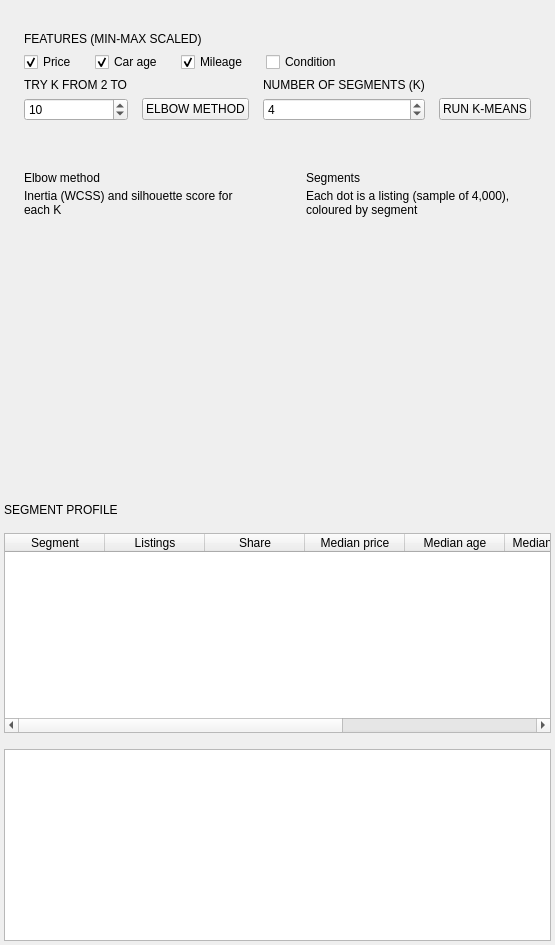
              <widget class="QWidget" name="scrollAreaSegmentsContents">
               <layout class="QVBoxLayout" name="verticalLayoutSegments">
                <property name="spacing"><number>16</number></property>
                <property name="leftMargin"><number>4</number></property>
                <property name="topMargin"><number>16</number></property>
                <property name="rightMargin"><number>4</number></property>
                <property name="bottomMargin"><number>4</number></property>
                <item>
                 <widget class="QFrame" name="frameSegControls">
                  <property name="card" stdset="0"><string>true</string></property>
                  <layout class="QVBoxLayout" name="verticalLayoutSegControls">
                   <property name="leftMargin"><number>20</number></property>
                   <property name="topMargin"><number>16</number></property>
                   <property name="rightMargin"><number>20</number></property>
                   <property name="bottomMargin"><number>16</number></property>
                   <item>
                    <layout class="QGridLayout" name="gridLayoutSegControls">
                     <property name="leftMargin"><number>0</number></property>
                     <property name="topMargin"><number>0</number></property>
                     <property name="rightMargin"><number>0</number></property>
                     <property name="bottomMargin"><number>0</number></property>
                     <property name="horizontalSpacing"><number>14</number></property>
                     <property name="verticalSpacing"><number>6</number></property>
                     <item row="0" column="0" rowspan="1" colspan="4">
                      <widget class="QLabel" name="labelSegFeatures">
                       <property name="text"><string>FEATURES (MIN-MAX SCALED)</string></property>
                       <property name="role" stdset="0"><string>field</string></property>
                      </widget>
                     </item>
                     <item row="1" column="0" rowspan="1" colspan="4">
                      <layout class="QHBoxLayout" name="horizontalLayoutSegFeatures">
                       <property name="spacing"><number>18</number></property>
                       <property name="leftMargin"><number>0</number></property>
                       <property name="topMargin"><number>0</number></property>
                       <property name="rightMargin"><number>0</number></property>
                       <property name="bottomMargin"><number>0</number></property>
                       <item>
                        <widget class="QCheckBox" name="checkBoxFeatPrice">
                         <property name="text"><string>Price</string></property>
                         <property name="checked"><bool>true</bool></property>
                        </widget>
                       </item>
                       <item>
                        <widget class="QCheckBox" name="checkBoxFeatAge">
                         <property name="text"><string>Car age</string></property>
                         <property name="checked"><bool>true</bool></property>
                        </widget>
                       </item>
                       <item>
                        <widget class="QCheckBox" name="checkBoxFeatOdometer">
                         <property name="text"><string>Mileage</string></property>
                         <property name="checked"><bool>true</bool></property>
                        </widget>
                       </item>
                       <item>
                        <widget class="QCheckBox" name="checkBoxFeatCondition">
                         <property name="text"><string>Condition</string></property>
                         <property name="checked"><bool>false</bool></property>
                        </widget>
                       </item>
                       <item>
                        <spacer name="spacer22">
                         <property name="orientation"><enum>Qt::Orientation::Horizontal</enum></property>
                         <property name="sizeHint" stdset="0"><size><width>20</width><height>20</height></size></property>
                        </spacer>
                       </item>
                      </layout>
                     </item>
                     <item row="2" column="0">
                      <widget class="QLabel" name="labelKMax">
                       <property name="text"><string>TRY K FROM 2 TO</string></property>
                       <property name="role" stdset="0"><string>field</string></property>
                      </widget>
                     </item>
                     <item row="3" column="0">
                      <widget class="QSpinBox" name="spinBoxKMax">
                       <property name="compact" stdset="0"><string>true</string></property>
                       <property name="minimum"><number>3</number></property>
                       <property name="maximum"><number>12</number></property>
                       <property name="value"><number>10</number></property>
                      </widget>
                     </item>
                     <item row="3" column="1">
                      <widget class="QPushButton" name="pushButtonElbow">
                       <property name="text"><string>ELBOW METHOD</string></property>
                       <property name="variant" stdset="0"><string>ghost</string></property>
                       <property name="cursor"><cursorShape>PointingHandCursor</cursorShape></property>
                       <property name="size" stdset="0"><string>small</string></property>
                      </widget>
                     </item>
                     <item row="2" column="2">
                      <widget class="QLabel" name="labelK">
                       <property name="text"><string>NUMBER OF SEGMENTS (K)</string></property>
                       <property name="role" stdset="0"><string>field</string></property>
                      </widget>
                     </item>
                     <item row="3" column="2">
                      <widget class="QSpinBox" name="spinBoxK">
                       <property name="compact" stdset="0"><string>true</string></property>
                       <property name="minimum"><number>2</number></property>
                       <property name="maximum"><number>12</number></property>
                       <property name="value"><number>4</number></property>
                      </widget>
                     </item>
                     <item row="3" column="3">
                      <widget class="QPushButton" name="pushButtonRunKMeans">
                       <property name="text"><string>RUN K-MEANS</string></property>
                       <property name="cursor"><cursorShape>PointingHandCursor</cursorShape></property>
                       <property name="size" stdset="0"><string>small</string></property>
                      </widget>
                     </item>
                    </layout>
                   </item>
                  </layout>
                 </widget>
                </item>
                <item>
                 <layout class="QHBoxLayout" name="horizontalLayoutSegCharts" stretch="1,1">
                  <property name="spacing"><number>16</number></property>
                  <property name="leftMargin"><number>0</number></property>
                  <property name="topMargin"><number>0</number></property>
                  <property name="rightMargin"><number>0</number></property>
                  <property name="bottomMargin"><number>0</number></property>
                  <item>
                   <widget class="QFrame" name="frameChartElbow">
                    <property name="card" stdset="0"><string>true</string></property>
                    <layout class="QVBoxLayout" name="verticalLayoutChartElbow">
                     <property name="spacing"><number>4</number></property>
                     <property name="leftMargin"><number>20</number></property>
                     <property name="topMargin"><number>18</number></property>
                     <property name="rightMargin"><number>20</number></property>
                     <property name="bottomMargin"><number>16</number></property>
                     <item>
                      <widget class="QLabel" name="labelChartElbowTitle">
                       <property name="text"><string>Elbow method</string></property>
                       <property name="role" stdset="0"><string>cardTitle</string></property>
                      </widget>
                     </item>
                     <item>
                      <widget class="QLabel" name="labelChartElbowNote">
                       <property name="text"><string>Inertia (WCSS) and silhouette score for each K</string></property>
                       <property name="role" stdset="0"><string>muted</string></property>
                       <property name="wordWrap"><bool>true</bool></property>
                      </widget>
                     </item>
                     <item>
                      <widget class="QWidget" name="widgetChartElbowPlot">
                       <property name="minimumSize"><size><width>0</width><height>250</height></size></property>
                       <layout class="QVBoxLayout" name="verticalLayoutChartElbowPlot">
                        <property name="spacing"><number>0</number></property>
                        <property name="leftMargin"><number>0</number></property>
                        <property name="topMargin"><number>0</number></property>
                        <property name="rightMargin"><number>0</number></property>
                        <property name="bottomMargin"><number>0</number></property>
                       </layout>
                      </widget>
                     </item>
                    </layout>
                   </widget>
                  </item>
                  <item>
                   <widget class="QFrame" name="frameChartClusters">
                    <property name="card" stdset="0"><string>true</string></property>
                    <layout class="QVBoxLayout" name="verticalLayoutChartClusters">
                     <property name="spacing"><number>4</number></property>
                     <property name="leftMargin"><number>20</number></property>
                     <property name="topMargin"><number>18</number></property>
                     <property name="rightMargin"><number>20</number></property>
                     <property name="bottomMargin"><number>16</number></property>
                     <item>
                      <widget class="QLabel" name="labelChartClustersTitle">
                       <property name="text"><string>Segments</string></property>
                       <property name="role" stdset="0"><string>cardTitle</string></property>
                      </widget>
                     </item>
                     <item>
                      <widget class="QLabel" name="labelChartClustersNote">
                       <property name="text"><string>Each dot is a listing (sample of 4,000), coloured by segment</string></property>
                       <property name="role" stdset="0"><string>muted</string></property>
                       <property name="wordWrap"><bool>true</bool></property>
                      </widget>
                     </item>
                     <item>
                      <widget class="QWidget" name="widgetChartClustersPlot">
                       <property name="minimumSize"><size><width>0</width><height>250</height></size></property>
                       <layout class="QVBoxLayout" name="verticalLayoutChartClustersPlot">
                        <property name="spacing"><number>0</number></property>
                        <property name="leftMargin"><number>0</number></property>
                        <property name="topMargin"><number>0</number></property>
                        <property name="rightMargin"><number>0</number></property>
                        <property name="bottomMargin"><number>0</number></property>
                       </layout>
                      </widget>
                     </item>
                    </layout>
                   </widget>
                  </item>
                 </layout>
                </item>
                <item>
                 <widget class="QLabel" name="labelClusterTable">
                  <property name="text"><string>SEGMENT PROFILE</string></property>
                  <property name="role" stdset="0"><string>field</string></property>
                 </widget>
                </item>
                <item>
                 <widget class="QTableWidget" name="tableWidgetClusters">
                  <property name="alternatingRowColors"><bool>true</bool></property>
                  <property name="editTriggers"><set>QAbstractItemView::EditTrigger::NoEditTriggers</set></property>
                  <property name="selectionBehavior"><enum>QAbstractItemView::SelectionBehavior::SelectRows</enum></property>
                  <property name="selectionMode"><enum>QAbstractItemView::SelectionMode::SingleSelection</enum></property>
                  <property name="showGrid"><bool>false</bool></property>
                  <property name="minimumSize"><size><width>0</width><height>200</height></size></property>
                  <column><property name="text"><string>Segment</string></property></column>
                  <column><property name="text"><string>Listings</string></property></column>
                  <column><property name="text"><string>Share</string></property></column>
                  <column><property name="text"><string>Median price</string></property></column>
                  <column><property name="text"><string>Median age</string></property></column>
                  <column><property name="text"><string>Median mileage</string></property></column>
                  <column><property name="text"><string>Top makes</string></property></column>
                  <column><property name="text"><string>Name</string></property></column>
                 </widget>
                </item>
                <item>
                 <widget class="QPlainTextEdit" name="plainTextEditClusterComment">
                  <property name="readOnly"><bool>true</bool></property>
                  <property name="minimumSize"><size><width>0</width><height>120</height></size></property>
                 </widget>
                </item>
               </layout>
              </widget>
